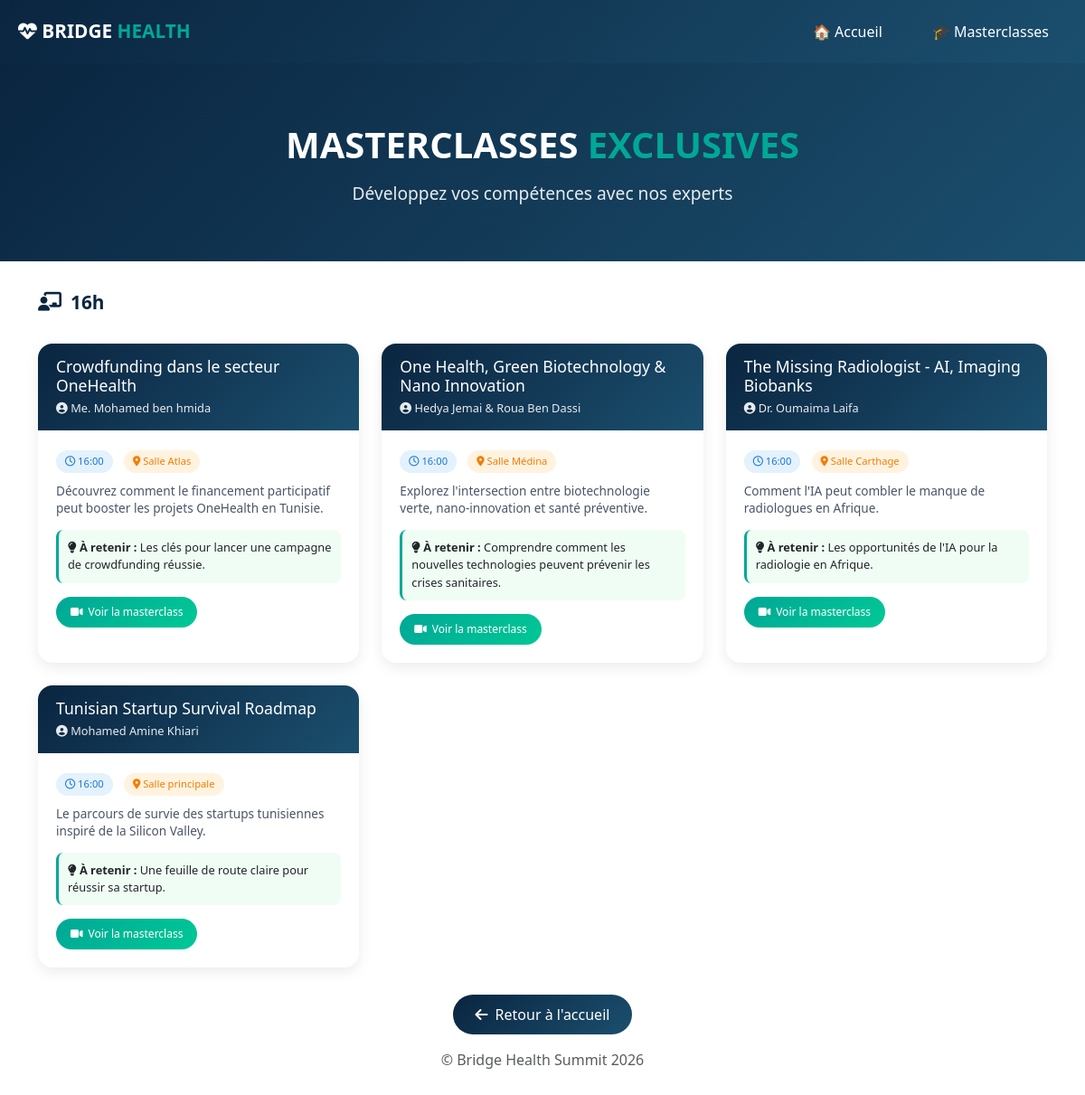
Before: /masterclasses with the older database file.
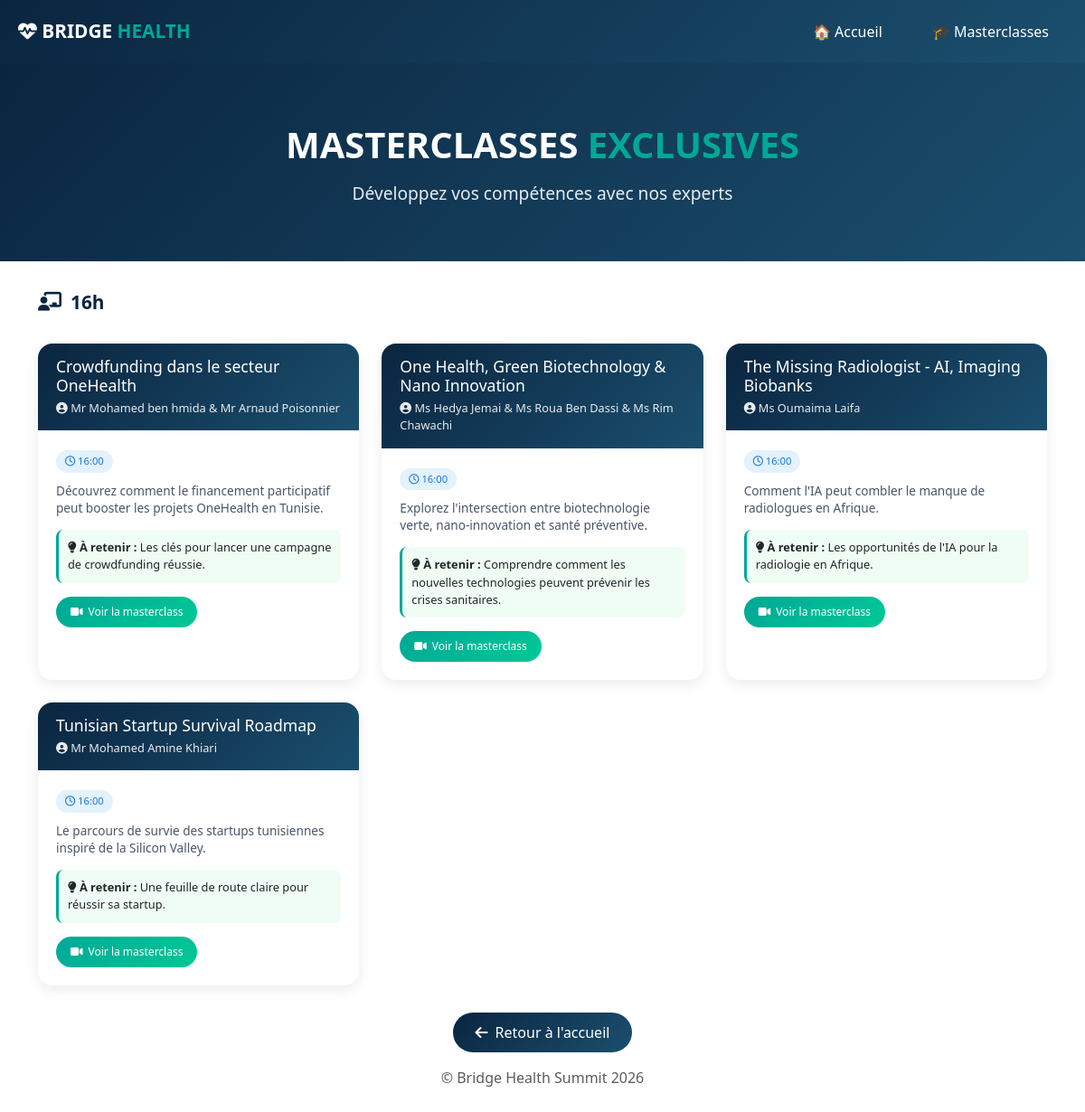
After: the same page with the newer database file.
### app.py (models this page shows)
class Masterclass(db.Model):
    id = db.Column(db.Integer, primary_key=True)
    title = db.Column(db.String(200), nullable=False)
    speaker = db.Column(db.String(120), nullable=False)
    time_slot = db.Column(db.String(60), nullable=False)
    room = db.Column(db.String(60), nullable=True)
    description = db.Column(db.Text, nullable=False)
    takeaway = db.Column(db.String(300), nullable=True)
    video_url = db.Column(db.String(300), nullable=True)

### app.py (the view)
@app.route("/masterclasses")
def masterclasses():
    sessions = Masterclass.query.all()
    return render_template("masterclasses.html", masterclasses=sessions)

### templates/masterclasses.html (shortened to what this page needs)
{% extends "base.html" %}
{% block content %}
<section class="hero">
    <div class="container">
        <div class="hero-content">
            <div class="hero-logo">MASTERCLASSES <span>EXCLUSIVES</span></div>
            <div class="hero-tagline">Développez vos compétences avec nos experts</div>
        </div>
    </div>
</section>
<div class="container">
    <div class="section-title">
        <i class="fas fa-chalkboard-user"></i>
        16h
    </div>
    <div class="masterclass-grid">
        {% for m in masterclasses %}
        <div class="masterclass-card">
            <div class="card-header">
                <h3>{{ m.title }}</h3>
                <div class="speaker"><i class="fas fa-user-circle"></i> {{ m.speaker }}</div>
            </div>
            <div class="card-body">
                <div class="info-badges">
                    <span class="info-badge time"><i class="far fa-clock"></i> {{ m.time_slot }}</span>
                    {% if m.room %}<span class="info-badge room"><i class="fas fa-map-marker-alt"></i> {{ m.room }}</span>{% endif %}
                </div>
                <p class="description">{{ m.description }}</p>
                <div class="takeaway">
                    <strong><i class="fas fa-lightbulb"></i> À retenir :</strong> {{ m.takeaway }}
                </div>
                <a href="{{ m.video_url }}" target="_blank" class="btn-video"><i class="fas fa-video"></i> Voir la masterclass</a>
            </div>
        </div>
        {% endfor %}
    </div>
    <div class="footer">
        <a href="/" class="btn-back"><i class="fas fa-arrow-left"></i> Retour à l'accueil</a>
        <p class="text-muted mt-3">© Bridge Health Summit 2026</p>
    </div>
</div>
{% endblock %}

### templates/base.html (shortened to what this page needs)
<!DOCTYPE html>
<html lang="fr">
<head>
    <link href="https://cdn.jsdelivr.net/npm/bootstrap@5.3.0/dist/css/bootstrap.min.css" rel="stylesheet">
    <link rel="stylesheet" href="https://cdnjs.cloudflare.com/ajax/libs/font-awesome/6.4.0/css/all.min.css">
</head>
<body>
<div style="background: var(--gradient-primary); padding: 15px 0;">
    <div style="max-width: 1200px; margin: 0 auto; display: flex; justify-content: space-between; align-items: center; padding: 0 20px; flex-wrap: wrap; gap: 15px;">
        <a href="/" style="color: white; font-size: 1.3rem; font-weight: 700; text-decoration: none;">
            <i class="fas fa-heartbeat"></i> BRIDGE <span style="color: var(--secondary);">HEALTH</span>
        </a>
        <div style="display: flex; gap: 15px; align-items: center; flex-wrap: wrap;">
            <a href="/" style="color: white; text-decoration: none; padding: 8px 20px; border-radius: 40px;">🏠 Accueil</a>
            <a href="/masterclasses" style="color: white; text-decoration: none; padding: 8px 20px; border-radius: 40px;">🎓 Masterclasses</a>
        </div>
    </div>
</div>
<main>
    {% block content %}{% endblock %}
</main>
</body>
</html>

### templates/base.html (style rules this page uses)
:root { --primary: #0A2540; --secondary: #00A896; --gradient-primary: linear-gradient(135deg, #0A2540 0%, #1B4F6E 100%); --gradient-secondary: linear-gradient(135deg, #00A896 0%, #00C896 100%); }
.hero { background: var(--gradient-primary); padding: 60px 0; text-align: center; color: white; }
.hero-logo { font-size: 2.5rem; font-weight: 800; }
.hero-logo span { color: var(--secondary); }
.hero-tagline { font-size: 1.2rem; margin-top: 10px; opacity: 0.9; }
.section-title { font-size: 1.3rem; font-weight: 700; margin: 30px 0 20px; color: var(--primary); display: flex; align-items: center; gap: 10px; }
.btn-back { background: var(--gradient-primary); color: white; padding: 10px 25px; border-radius: 30px; text-decoration: none; display: inline-flex; align-items: center; gap: 8px; transition: all 0.3s; }
.footer { text-align: center; margin: 30px 0; }

### templates/masterclasses.html (style rules this page uses)
.masterclass-grid { display: grid; grid-template-columns: repeat(auto-fill, minmax(350px, 1fr)); gap: 25px; margin: 30px 0; }
.masterclass-card { background: white; border-radius: 16px; overflow: hidden; box-shadow: 0 5px 15px rgba(0,0,0,0.08); transition: transform 0.2s; }
.card-header { background: var(--gradient-primary); padding: 15px 20px; color: white; }
.card-header h3 { font-size: 1.1rem; margin-bottom: 5px; }
.speaker { font-size: 0.8rem; opacity: 0.9; }
.card-body { padding: 20px; }
.info-badges { margin-bottom: 10px; }
.info-badge { display: inline-block; padding: 4px 10px; border-radius: 20px; font-size: 0.7rem; margin-right: 8px; }
.info-badge.time { background: #e3f2fd; color: #1976d2; }
.description { font-size: 0.85rem; color: #4a5568; margin: 10px 0; line-height: 1.4; }
.takeaway { background: #f0fdf4; border-left: 3px solid var(--secondary); padding: 10px; border-radius: 8px; margin: 15px 0; font-size: 0.8rem; }
.btn-video { background: var(--gradient-secondary); color: white; border: none; border-radius: 30px; padding: 8px 16px; font-size: 0.75rem; text-decoration: none; display: inline-flex; align-items: center; gap: 6px; }

Changed rows visible on the page:
changed Masterclass "Crowdfunding dans le secteur OneHealth": speaker "Me. Mohamed ben hmida" → "Mr Mohamed ben hmida & Mr Arnaud Poisonnier"; room "Salle Atlas" → (not shown)
changed Masterclass "One Health, Green Biotechnology & Nano Innovation": speaker "Hedya Jemai & Roua Ben Dassi" → "Ms Hedya Jemai & Ms Roua Ben Dassi & Ms Rim Chawachi"; room "Salle Médina" → (not shown)
changed Masterclass "The Missing Radiologist - AI, Imaging Biobanks": speaker "Dr. Oumaima Laifa" → "Ms Oumaima Laifa"; room "Salle Carthage" → (not shown)
changed Masterclass "Tunisian Startup Survival Roadmap": speaker "Mohamed Amine Khiari" → "Mr Mohamed Amine Khiari"; room "Salle principale" → (not shown)
